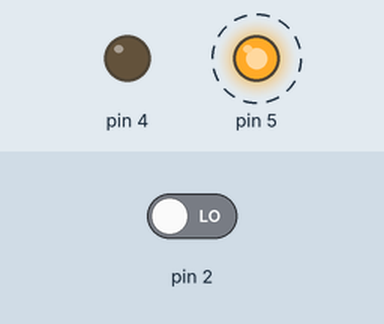
Recording of a sketch running on a simulated Arduino Uno, built with avr-gcc and run on an emulated ATmega328P. Parts: output pins drawn as LEDs (lit = HIGH). Dashed ring = blinking. Inputs (shaded band) come from the test bench; at power-on: pin 2 LOW.

Above: at 5.05 s.
5.1 s: pin 2 driven HIGH
At 6.4 s:
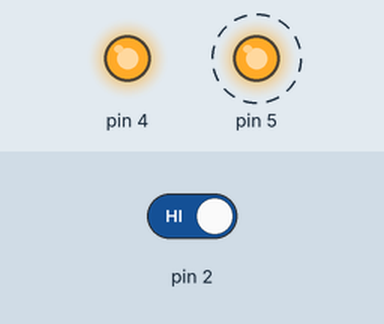
Timing chart, 0 to 14.1 s (numbered marks = the images above; inputs shaded):
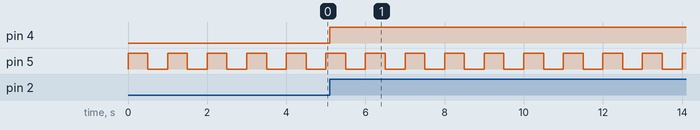

The sketch:

Interrupt.ino
```cpp
ISR(INT0_vect)
{
// Inverte saída 4 (PD4)
PORTD ^= 0b00010000;
}
int main(void)
{
// Configura os pinos 4 (PD4) e 5 (PD5) como saída
DDRD = 0b00110000;
// Configura a interrupção externa 0 para transição de subida
EICRA = 0b00000011;
// Habilita a interrupção externa 0 (PD2)
EIMSK = 0b00000001;
// Habilita a interrupção global
sei();
//Super loop
while (1)
{
// Inverte a saída 5 (PD5)
PORTD ^= 0b00100000;
_delay_ms(500);
}
}
```

Measured:
- after the input at 5.1 s, pin 4: LOW → HIGH at once
- by itself, pin 5: alternates HIGH for 0.50 s and LOW for 0.50 s
